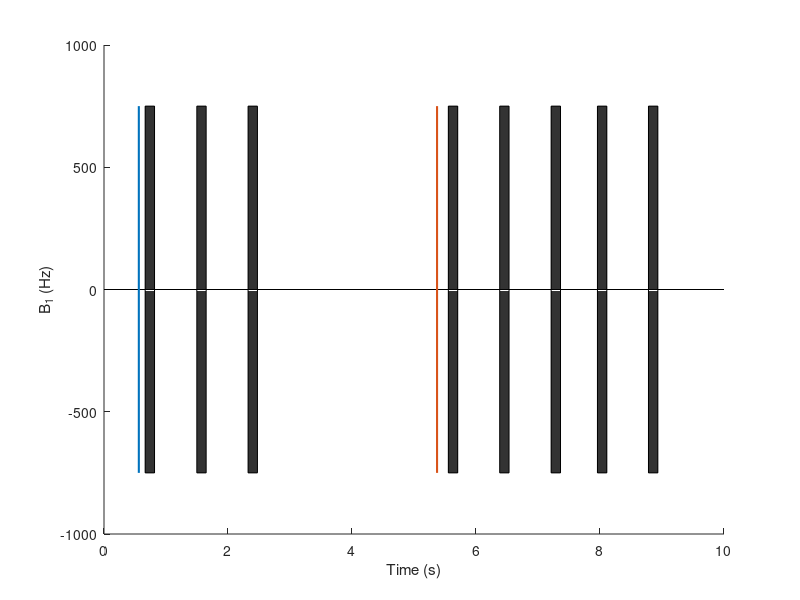

MATLAB code for this plot: (Note: this script raises an error after producing the figure.)
clear all;
close all;
% Using bloch simulator for Adiabatic pulse simulation
% TR is 2.4 for the consistency with kellman 2015
% The most up-to-date kellman fig2 simulation

addpath('../lib_EPGX/')
addpath('../EPGX-src/')
%addpath('D:\Data\Exvivo_Phantom');
addpath('../BlochSimDemo/');
addpath('../M219/');

%% T1 mapping MOLLI
TI_array = [102, 182, 935, 1010, 1762, 1840, 2587, 3410];
figure();
b1 = 750;
TR = 2.4;
PhaseEnc = 58;
num_rampup = 5;

HR = 60*1000/(((TI_array(8) - TI_array(7)) + (TI_array(7) - TI_array(6)) + (TI_array(6) - TI_array(4)) + ...
    (TI_array(4) - TI_array(2)) + (TI_array(5) - TI_array(3)) + (TI_array(3) - TI_array(1))) / 6);
window = round(60*1000 / HR);
acq_win = TR*(PhaseEnc+num_rampup);
trigger = window-TI_array(1)-acq_win;
line([0,10],[0,0],'Color', 'black')
hold on;
plot([trigger trigger]/1000, [-b1 b1], 'LineWidth', 1.5)

% 3 bSSFP readout
rectangle('Position', [(window-acq_win)/1000 -b1 acq_win/1000 b1*2], 'FaceColor',[0.2 0.2 0.2])
rectangle('Position', [(trigger+TI_array(3))/1000 -b1 acq_win/1000 b1*2], 'FaceColor',[0.2 0.2 0.2])
rectangle('Position', [(trigger+TI_array(5))/1000 -b1 acq_win/1000 b1*2], 'FaceColor',[0.2 0.2 0.2])

% 3 recovery time
% 5 bSSFP readout
trigger2 = 7 * window - TI_array(2) - acq_win;
plot([trigger2 trigger2]/1000, [-b1 b1], 'LineWidth', 1.5)
rectangle('Position', [(7*window-acq_win)/1000 -b1 acq_win/1000 b1*2], 'FaceColor',[0.2 0.2 0.2])
rectangle('Position', [(trigger2+TI_array(4))/1000 -b1 acq_win/1000 b1*2], 'FaceColor',[0.2 0.2 0.2])
rectangle('Position', [(trigger2+TI_array(6))/1000 -b1 acq_win/1000 b1*2], 'FaceColor',[0.2 0.2 0.2])
rectangle('Position', [(trigger2+TI_array(7))/1000 -b1 acq_win/1000 b1*2], 'FaceColor',[0.2 0.2 0.2])
rectangle('Position', [(trigger2+TI_array(8))/1000 -b1 acq_win/1000 b1*2], 'FaceColor',[0.2 0.2 0.2])

xlabel('Time (s)')
ylabel('B_1 (Hz)')

half_readout = zeros(8, 1);
center_k = TR * (num_rampup + PhaseEnc/2) / 1000;
half_readout(1) = (window-acq_win)/1000 + center_k;
half_readout(2) = (trigger+TI_array(3))/1000 + center_k;
half_readout(3) = (trigger+TI_array(5))/1000 + center_k;
half_readout(4) = (7*window-acq_win)/1000 + center_k;
half_readout(5) = (trigger2+TI_array(4))/1000 + center_k;
half_readout(6) = (trigger2+TI_array(6))/1000 + center_k;
half_readout(7) = (trigger2+TI_array(7))/1000 + center_k;
half_readout(8) = (trigger2+TI_array(8))/1000 + center_k;

%% Fig. 2
TI_array = [102, 935, 1762, 182, 1010, 1840, 2587, 3410];
num_rampup = 5;
% npulse = 58 + num_rampup; % Single-shot 
% A final half-alpha 'restore pulse' to return the magnetization into Mz
t_delay = TI_array(1); % TI = 650 ms
flip = 180; % prep flip angle = 180 degree
alpha = 35;
T1 = 1000;
T2 = 45;
T1_fat3t = 400;
T2_fat3t = 100;
T1_fat15t = 260;
T2_fat15t = 60;
df = 0; %Hz
df_fat3t = 420;
df_fat15t = 210;


prep = struct;
prep.flip = d2r(flip);
prep.t_delay = t_delay;
M0 = [0 0 1]';
TD = trigger; % ms

RAMP_DOWN = 1;
npulse = 58 + num_rampup + RAMP_DOWN;

%%% User inputs for adiabatic pulse:
adiabatic.mu = 5;   % Phase modulation parameter [dimensionless]
adiabatic.beta1 = 750;   % Frequency modulation parameter [rad/s]
adiabatic.pulseWidth = 10.24*2;   % RF pulse duration [ms] % According to siemens 3T
adiabatic.A0 = 0.12; 

[t_total, M_total_total, t_readout, Mxy_readout] = seq_T1MOLLI_noMT_bloch2(TI_array, TD, npulse, T1, T2, alpha, TR, prep, M0, trigger, trigger2, df, adiabatic, RAMP_DOWN);
[t_total, M_total_total_fat3t, t_readout, Mxy_readout_fat3t] = seq_T1MOLLI_noMT_bloch2(TI_array, TD, npulse, T1_fat3t, T2_fat3t, alpha, TR, prep, M0, trigger, trigger2, df_fat3t, adiabatic, RAMP_DOWN);
[t_total, M_total_total_fat15t, t_readout, Mxy_readout_fat15t] = seq_T1MOLLI_noMT_bloch2(TI_array, TD, npulse, T1_fat15t, T2_fat15t, alpha, TR, prep, M0, trigger, trigger2, df_fat15t, adiabatic, RAMP_DOWN);

%%
Mz_total_total = M_total_total(3, :);
Mz_total_total_fat3t = M_total_total_fat3t(3, :);
Mz_total_total_fat15t = M_total_total_fat15t(3, :);
% Plot for Fig. B
figure();
plot(t_total/1000, Mz_total_total, 'LineWidth', 2.5)
hold on;
%plot(t_total/1000, Mz_total_total_fat3t, '-.', 'LineWidth', 2.5)
plot(t_total/1000, Mz_total_total_fat15t, '-.', 'LineWidth', 2.5)

% legend({'Remote (no MT)'});
xlabel('Time (s)'); ylabel('M_z/M_0');
grid on;
xlim([0 10]);

TI_array_sorted = sort(TI_array) + TR * ((npulse-num_rampup-RAMP_DOWN) / 2 + num_rampup);
%TI_array_sorted/1000 + center_k
hold on;
plot([half_readout half_readout], [-1 1], 'Color', [0.9290, 0.6940, 0.1250], 'LineWidth', 1)
hold off;
set(gca,'fontsize', 18)

Mxy_readout_array = MOLLI_readout_reorder(Mxy_readout);
Mxy_readout_array_PhaseEnc = Mxy_PhaseEnc(Mxy_readout_array);

Mxy_readout_array_fat15t = MOLLI_readout_reorder(Mxy_readout_fat15t);
Mxy_readout_array_PhaseEnc_fat15t = Mxy_PhaseEnc(Mxy_readout_array_fat15t);

figure();
plot(TI_array_sorted/1000, Mxy_readout_array_PhaseEnc, 'o-', 'LineWidth', 1.5)
hold on;
plot(TI_array_sorted/1000, Mxy_readout_array_PhaseEnc_fat15t, '*-', 'LineWidth', 1.5)
legend({'Myocardium', 'Fat 1.5T'}, 'Location', 'SouthEast');
xlabel('TI (s)'); ylabel('Signal')
grid on;
%% Kellman figure 2
FF = [0:1:8]/8;
figure();
Mxy_readout_array_PhaseEnc = zeros(numel(FF), numel(Mxy_readout));
for i = 1:numel(FF)
    ff = FF(i);
    Mxy_readout_comp = (1-ff) * Mxy_readout + ff * Mxy_readout_fat3t;
    Mxy_readout_array = MOLLI_readout_reorder(Mxy_readout_comp);
    Mxy_readout_array_PhaseEnc(i, :) = Mxy_PhaseEnc(Mxy_readout_array);
    subplot(3,3,i);
    plot(TI_array_sorted/1000, Mxy_readout_array_PhaseEnc(i, :), 'r-', 'LineWidth', 2)
    hold on;
    plot(TI_array_sorted/1000, Mxy_readout_array_PhaseEnc(i, :), 'o', 'LineWidth', 2)
    ylim([-0.4 0.3])
    grid on;
    xlabel('Inversion Time (s)'); ylabel('Mxy');
    title(cat(2, 'FF = ', num2str(ff)));
    set(gca,'fontsize', 18) 
end

%% Exp fitting (kellman figure 2)
x=TI_array_sorted';
native_t1_noMT_array = zeros(1, numel(FF));
figure();
for i = 1:numel(FF)
y=Mxy_readout_array_PhaseEnc(i, :).';
g = fittype('a-b*exp(-c*x)');
f0 = fit(x,y,g,'StartPoint',[.0;.0; 0.001]);
xx = linspace(1,3500,100);

subplot(3,3,i)
plot(x,y,'ro',xx,f0(xx),'b-', 'LineWidth', 1.5);
grid on;
ylim([-0.4 0.3]);
xlabel('Inversion Time (s)'); ylabel('Mxy');
title(cat(2, 'FF = ', num2str(FF(i))));
set(gca,'fontsize', 18)
coef = coeffvalues(f0);
native_t1_noMT_array(i) = 1/coef(3) * (coef(2) / coef(1) - 1);

txt = cat(2, 'T1 = ', num2str(round(native_t1_noMT_array(i))), ' ms');
if i == 4 || i == 5
    x_text = 3000;
    y_text = 0.1;
else
    x_text = 3000;
    y_text = 0;
end
text(x_text, y_text, txt,'HorizontalAlignment','right', 'FontSize', 16)
end


%% OPTIONAL FROM BELOW %%%%%%%%%%%%%%%%%%%%%%%%%%%%%%%%%%%%%%%%%%%%%%%%%%%%
%%%%%%%%%%%%%%%%%%%%%%%%%%%%%%%%%%%%%%%%%%%%%%%%%%%%%%%%%%%%%%%%%%%%%%%%%%%
% WRITE MOVIES FOR DISPLAY

%%
Mxy = M_total_total_fat15t(1,:) + 1i * (M_total_total_fat15t(2,:));
Mxy_PhaseEnc_array = Mxy_PhaseEnc(Mxy);
figure();
curve = animatedline('Color', 'k');
curve2 = animatedline('Color', 'r');
set(gca, 'XLim', [0 10], 'YLim', [-1 1]);
%legend({'Mz', 'Mxy'})
grid on;
for i = 1:length(t_total)
    addpoints(curve, t_total(i)/1000, Mz_total_total(i));
    addpoints(curve2, t_total(i)/1000, Mxy_PhaseEnc_array(i));
    drawnow limitrate
    pause(0.002)
end

%% Mxy
Mxy = M_total_total(1,:) + 1i * (M_total_total(2,:));
Mxy_PhaseEnc_array = Mxy_PhaseEnc(Mxy);
figure();
curve = animatedline('Color', 'k');
set(gca, 'XLim', [0 10], 'YLim', [-1 1]);
grid on;
for i = 1:length(t_total)
    addpoints(curve, t_total(i)/1000, Mxy_PhaseEnc_array(i));
    drawnow limitrate
    pause(0.0025)
end

%% Be careful %%%%%%%%%%%%%%%%%%%%%%%%%%%%%%%%%%%%%%%%%%%%%%%%%%%%%%%%%%%%
% The two section below takes a few minutes to process %%%%%%%%%%%%%%%%%%%
%%
figure();

for i = 1:length(t_total)
    plot(t_total(1:i)/1000, Mz_total_total(1:i), 'b-');
    set(gca, 'XLim', [0 10], 'YLim', [-1 1.05]);
    hold on;
    plot(t_total(1:i)/1000, Mz_total_total_fat15t(1:i), 'r--');
    hold off;
    legend({'Myocardium', 'Fat 1.5T'}, 'Location', 'SouthEast');
    grid on;
    %hold on;
    % drawnow limitrate
    % pause(0.002)
    movieVector(i) = getframe;
end

 myWriter = VideoWriter('curve');
 myWriter.FrameRate = 200;
 
 % Open the videowriter object, write the movie and close the file
 open(myWriter);
 writeVideo(myWriter, movieVector);
 close(myWriter);
 
%% This one should be avoided

figure();
set(gca, 'XLim', [0 10], 'YLim', [-1 1]);
grid on;
hold on;
for i = 1:length(t_total)
    plot(t_total(i)/1000, Mz_total_total(i), 'o');
    %hold on;
    % drawnow limitrate
    % pause(0.002)
    movieVector(i) = getframe;
end

 myWriter = VideoWriter('curve');
 myWriter.FrameRate = 200;
 
 % Open the videowriter object, write the movie and close the file
 open(myWriter);
 writeVideo(myWriter, movieVector);
 close(myWriter);